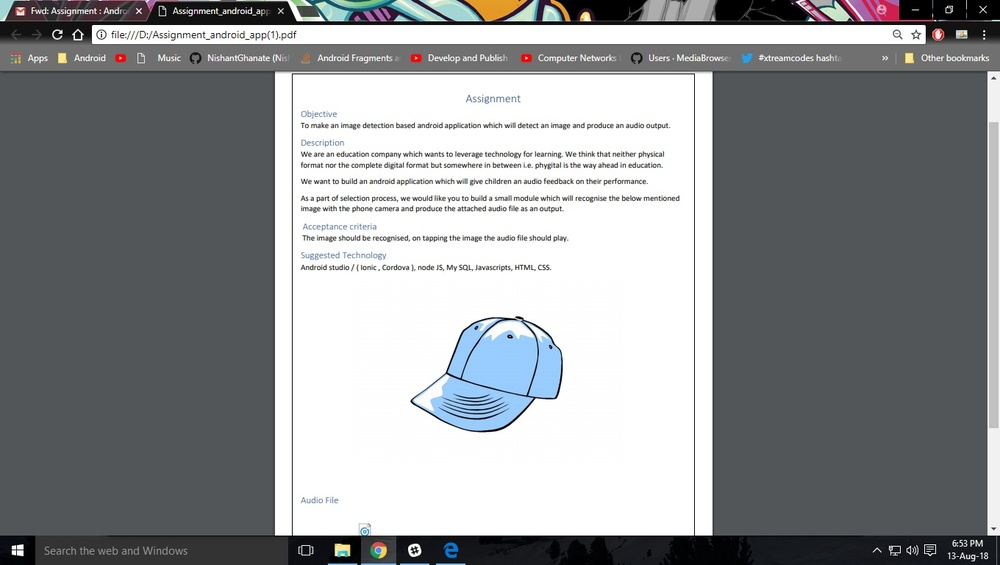
#> input picture Research/images/cap.jpg, 1000 x 565 px, shrunk from 1360 x 768 before the run, found by its file name
$ python TemplateMatching.py
#> lines starting #> are read from the running program, lines starting #| are printed output that depends on the picture; after the words box and inside, x2 and y2 are one past the last pixel; in counts of white or black regions, pixels touching at a corner belong together
import cv2
import numpy as np
from matplotlib import pyplot as plt
from playsound import playsound

# playsound('H:/Github/OpenCv/Research/videos/cap.mp3')

img_rgb = cv2.imread('H:/Github/OpenCv/Research/images/cap.jpg')
#> img_rgb is the input picture: shape (565, 1000, 3); mean B, G, R 148.8, 146.6, 144.2
img_gray =  cv2.cvtColor(img_rgb,cv2.COLOR_BGR2GRAY)
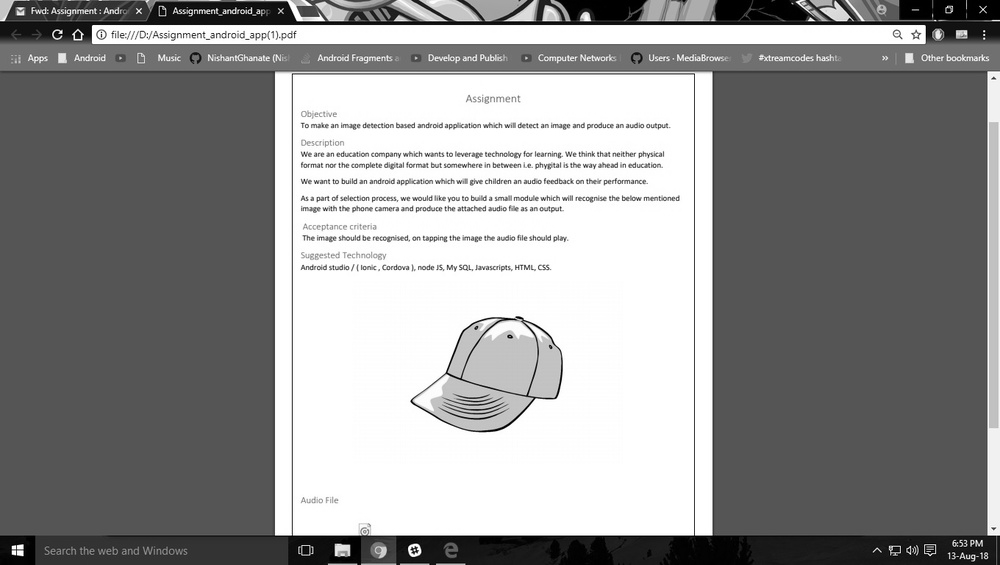
#> img_gray: shape (565, 1000); min 0, max 255, mean 146.1
template = cv2.imread('H:/Github/OpenCv/Research/images/capTemplate1.jpg',0)
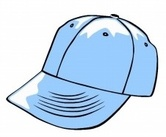
#> input picture Research/images/capTemplate1.jpg, 166 x 137 px, shrunk from 226 x 186 before the run, found by its file name
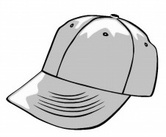
#> template: shape (137, 166); min 0, max 255, mean 215.8
w, h = template.shape[::-1]
#> w = 166; h = 137

res = cv2.matchTemplate(img_gray,template,cv2.TM_CCOEFF_NORMED)
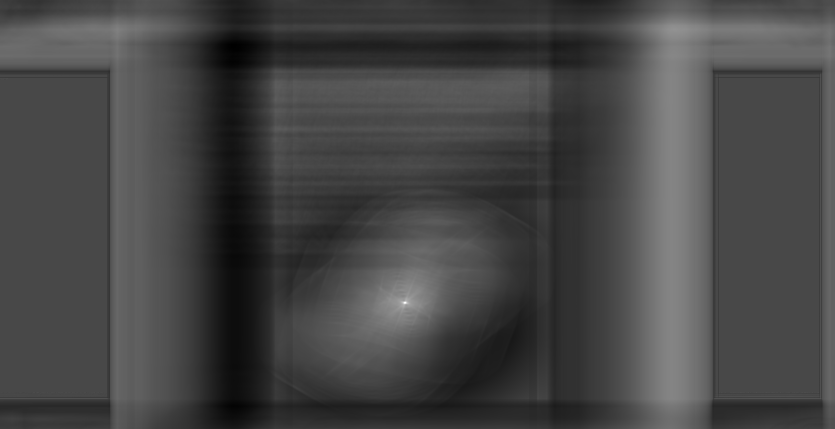
#> res: shape (429, 835) float32; min -0.374, max 0.944, mean -0.0103; drawn with min black and max white
threshold = 0.8
loc = np.where(res >= threshold)
#> loc = ([302, 302, 303, 303], [404, 405, 404, 405])

for pt in zip(*loc[::-1]):
    cv2.rectangle(img_rgb, pt, (pt[0] + w, pt[1] + h), (0,200,255), 3)
#> this loop made 4 passes
#> pt on passes 1 to 4: (404, 302), (405, 302), (404, 303), (405, 303)
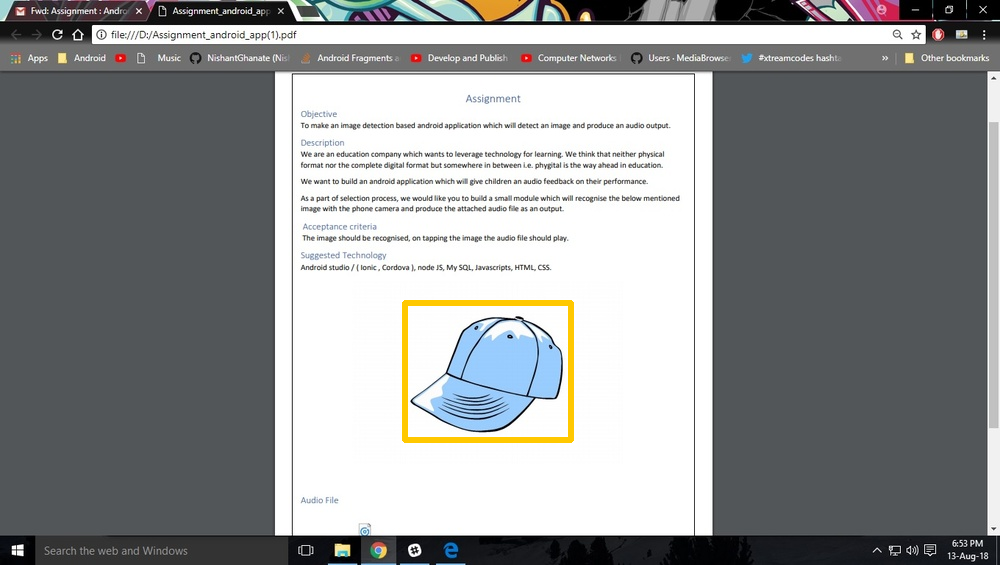
#> img_rgb: shape (565, 1000, 3); 0.64% of pixels changed, all inside (x1, y1, x2, y2) = (402, 300, 574, 443)


cv2.imshow("detected",  img_rgb)
cv2.imshow("template ",  template)

cv2.waitKey(0)
cv2.destroyAllWindows()
